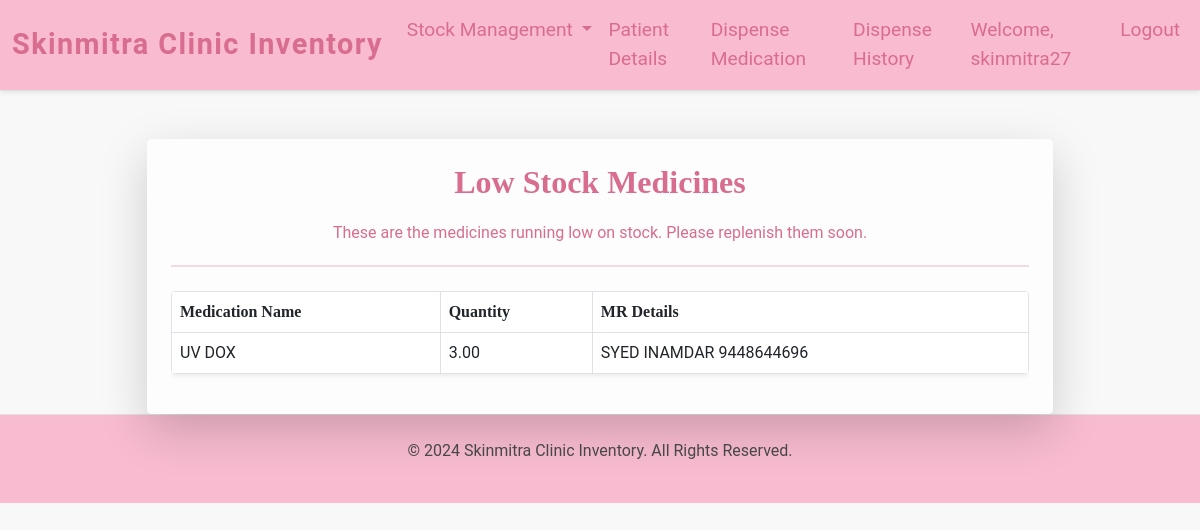
Before: /low_stock/ (signed in) with the older database file.
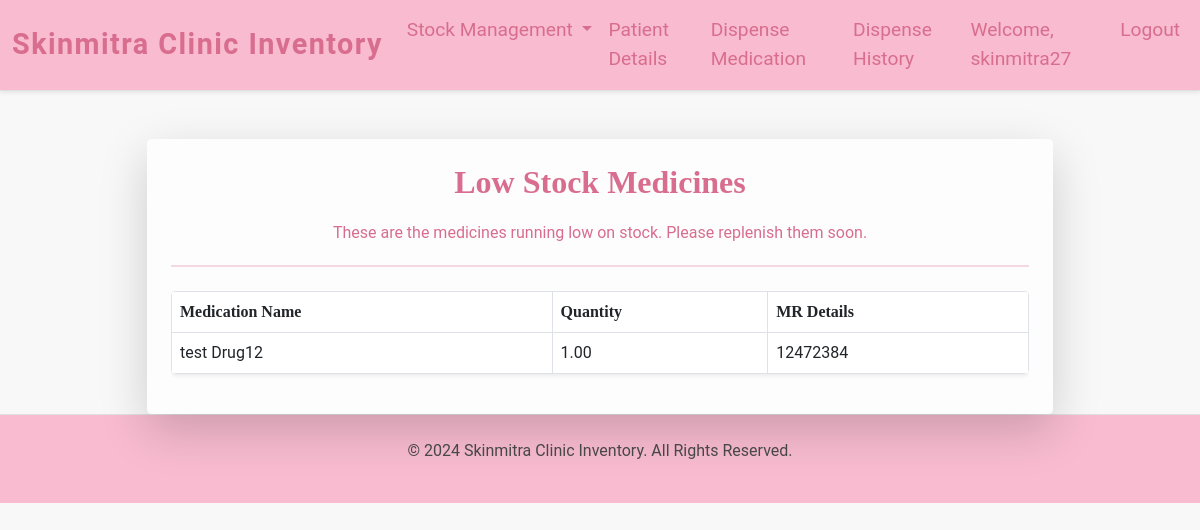
After: the same page with the newer database file.
### inventory/models.py (models this page shows, shortened)
class Medication(models.Model):
    name = models.CharField(max_length=100)
    quantity = models.DecimalField(max_digits=10, decimal_places=2)
    date_added = models.DateTimeField(auto_now_add=True)
    company_name = models.CharField(max_length=255, default="Unknown")
    mr_number = models.CharField(max_length=255, default="Unknown")

### inventory/views.py (the view)
# urls.py: path('low_stock/', views.low_stock, name='low_stock'),
@login_required
def low_stock(request):
    medications = Medication.objects.filter(quantity__lt=10)
    return render(request, "low_stock.html", {"medications": medications})

### inventory/templates/low_stock.html (shortened to what this page needs)
{% extends "base.html" %}
{% block content %}
<div class="container mt-5">
    <div class="row justify-content-center">
        <div class="col-md-10">
            <div class="card shadow-lg border-0">
                <div class="card-body p-4">
                    <div class="text-center mb-4">
                        <h1 class="low-stock-heading">Low Stock Medicines</h1>
                        <p class="lead-text">These are the medicines running low on stock. Please replenish them soon.</p>
                        <hr class="hr-style">
                    </div>
                    {% if medications %}
                    <div class="table-responsive mt-4">
                        <table class="table table-bordered table-hover shadow-sm">
                            <thead class="table-heading">
                                <tr>
                                    <th>Medication Name</th>
                                    <th>Quantity</th>
                                    <th>MR Details</th>
                                </tr>
                            </thead>
                            <tbody>
                                {% for medication in medications %}
                                <tr>
                                    <td>{{ medication.name }}</td>
                                    <td>{{ medication.quantity }}</td>
                                    <td>{{ medication.mr_number }}</td>
                                </tr>
                                {% empty %}
                                <tr>
                                    <td colspan="2" class="text-center-custom">No low stock medicines available.</td>
                                </tr>
                                {% endfor %}
                            </tbody>
                        </table>
                    </div>
                    {% else %}
                    <p class="low-stock-heading text-center-custom mt-4">No medicines with low stock!</p>
                    {% endif %}
                </div>
            </div>
        </div>
    </div>
</div>
{% endblock %}

Changed rows visible on the page:
no longer on this page (row edited): Medication: name "UV DOX", quantity "3.00", mr_number "SYED INAMDAR 9448644696"
added Medication: name "test Drug12", quantity "1.00", mr_number "12472384"
